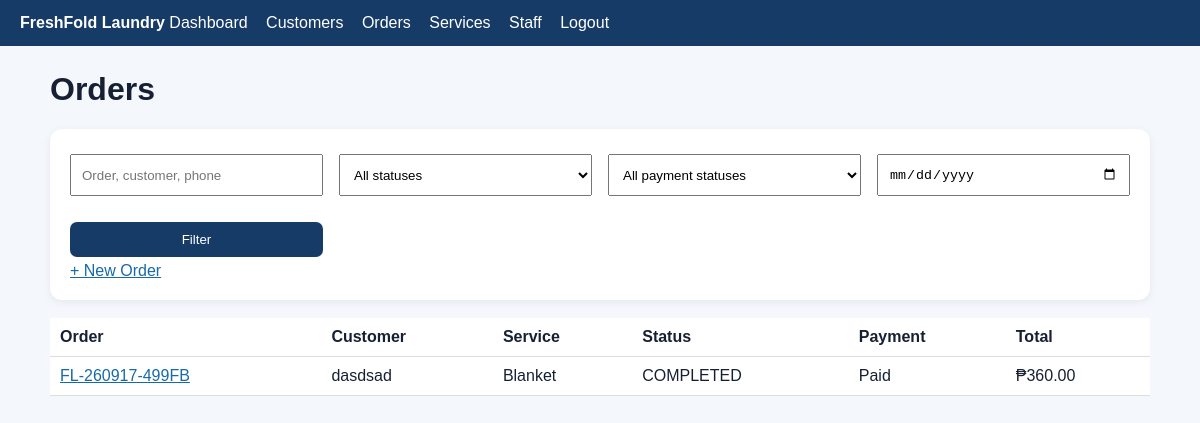
/orders (signed in), run on the app's committed database.
### tables this page shows
CREATE TABLE orders (
            id INTEGER PRIMARY KEY AUTOINCREMENT,
            order_code TEXT UNIQUE NOT NULL,
            customer_id INTEGER NOT NULL,
            service_id INTEGER NOT NULL,
            weight REAL NOT NULL,
            price_per_kg REAL NOT NULL,
            total_price REAL NOT NULL,
            date_received TEXT NOT NULL,
            expected_pickup TEXT NOT NULL,
            amount_paid REAL NOT NULL DEFAULT 0,
            balance REAL NOT NULL,
            payment_method TEXT NOT NULL DEFAULT 'Cash',
            payment_status TEXT NOT NULL DEFAULT 'Unpaid',
            status TEXT NOT NULL DEFAULT 'RECEIVED',
            notes TEXT NOT NULL DEFAULT '',
            qr_token TEXT UNIQUE NOT NULL,
            created_at TEXT NOT NULL DEFAULT CURRENT_TIMESTAMP,
            FOREIGN KEY (customer_id) REFERENCES customers(id) ON DELETE RESTRICT,
            FOREIGN KEY (service_id) REFERENCES services(id) ON DELETE RESTRICT
        );

CREATE TABLE customers (
            id INTEGER PRIMARY KEY AUTOINCREMENT,
            name TEXT NOT NULL,
            phone TEXT NOT NULL,
            address TEXT NOT NULL DEFAULT '',
            created_at TEXT NOT NULL DEFAULT CURRENT_TIMESTAMP
        );

CREATE TABLE services (
            id INTEGER PRIMARY KEY AUTOINCREMENT,
            name TEXT UNIQUE NOT NULL,
            price_per_kg REAL NOT NULL,
            description TEXT NOT NULL DEFAULT '',
            active INTEGER NOT NULL DEFAULT 1
        );

### app.py (the view)
@app.route("/orders")
@login_required
def orders():
    q = request.args.get("q", "").strip()
    status, payment_status, order_date = request.args.get("status", ""), request.args.get("payment_status", ""), request.args.get("date", "")
    if request.args.get("clear") == "1":
        flash("All order filters cleared.", "success")
        return redirect(url_for("orders"))
    conditions, params = ["(o.order_code LIKE ? OR c.name LIKE ? OR c.phone LIKE ?)"], [f"%{q}%", f"%{q}%", f"%{q}%"]
    if status:
        conditions.append("o.status=?"); params.append(status)
    if payment_status:
        conditions.append("o.payment_status=?"); params.append(payment_status)
    if order_date:
        conditions.append("o.date_received=?"); params.append(order_date)
    rows = get_db().execute(f"""
        SELECT o.*, c.name AS customer_name, c.phone, s.name AS service_name
        FROM orders o JOIN customers c ON c.id=o.customer_id JOIN services s ON s.id=o.service_id
        WHERE {' AND '.join(conditions)} ORDER BY o.created_at DESC
    """, params).fetchall()
    return render_template("orders.html", orders=rows, q=q, selected_status=status, selected_payment=payment_status, selected_date=order_date)

### app.py (called while the page is built)
def get_db():
    if "db" not in g:
        g.db = sqlite3.connect(app.config["DATABASE"])
        g.db.row_factory = sqlite3.Row
        g.db.execute("PRAGMA foreign_keys = ON")
    return g.db

def login_required(view):
    @wraps(view)
    def wrapped_view(*args, **kwargs):
        if "user_id" not in session:
            return redirect(url_for("login", next=request.path))
        return view(*args, **kwargs)
    return wrapped_view

def money(value):
    return f"₱{float(value or 0):,.2f}"

@app.template_filter("money")
def money_filter(value):
    return money(value)

@app.context_processor
def inject_globals():
    return {"statuses": STATUSES, "today": date.today().isoformat(), "shop_name": "FreshFold Laundry"}

@app.before_request
def ensure_database():
    init_db()

### templates/orders.html
{% extends "base.html" %}{% block content %}
<h1>Orders</h1><div class="card">
<form method="get" class="grid"><input name="q" value="{{ q }}" placeholder="Order, customer, phone">
<select name="status"><option value="">All statuses</option>{% for s in statuses %}<option value="{{ s }}" {% if selected_status==s %}selected{% endif %}>{{ s }}</option>{% endfor %}</select>
<select name="payment_status"><option value="">All payment statuses</option>{% for p in ['Unpaid','Partially Paid','Paid'] %}<option value="{{p}}" {% if selected_payment==p %}selected{% endif %}>{{p}}</option>{% endfor %}</select>
<input type="date" name="date" value="{{ selected_date }}"><button>Filter</button></form>
<a href="{{ url_for('new_order') }}">+ New Order</a></div>
<table><tr><th>Order</th><th>Customer</th><th>Service</th><th>Status</th><th>Payment</th><th>Total</th></tr>
{% for o in orders %}<tr><td><a href="{{ url_for('order_detail',order_id=o.id) }}">{{o.order_code}}</a></td><td>{{o.customer_name}}</td><td>{{o.service_name}}</td><td>{{o.status}}</td><td>{{o.payment_status}}</td><td>{{o.total_price|money}}</td></tr>{% else %}<tr><td colspan="6">No orders found.</td></tr>{% endfor %}</table>{% endblock %}

### templates/base.html (style rules this page uses)
body { font-family:Arial,sans-serif;margin:0;background:#f4f7fb;color:#172033 }
.card { background:white;border-radius:12px;padding:20px;margin-bottom:18px;box-shadow:0 2px 10px #0001 }
.grid { display:grid;grid-template-columns:repeat(auto-fit,minmax(220px,1fr));gap:16px }
input,select,textarea,button { padding:10px;margin:5px 0;width:100%;box-sizing:border-box }
button { background:#173b67;color:white;border:0;border-radius:7px;cursor:pointer }
table { width:100%;border-collapse:collapse;background:white }
th,td { padding:10px;border-bottom:1px solid #ddd;text-align:left }
a { color:#1769aa }

### data on the page
orders: order_code "FL-260917-499FB", customer_name "dasdsad", service_name "Blanket", status "COMPLETED", payment_status "Paid", total_price "₱360.00"
